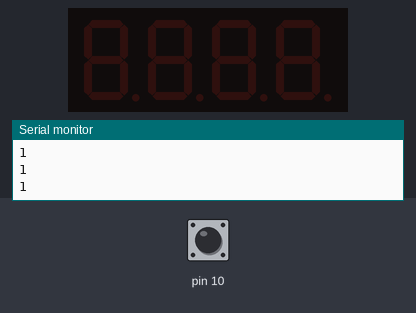
Bench run of a sketch on a simulated Arduino Uno, built with avr-gcc and run on an emulated ATmega328P. Shown: 4-digit seven-segment display, the last lines printed to the serial monitor. Inputs (shaded band) come from the test bench; at power-on: pin 10 HIGH.

Above: at 1.2 s.
1.3 s: pin 10 pulled LOW for 3.2 s
At 3.9 s:
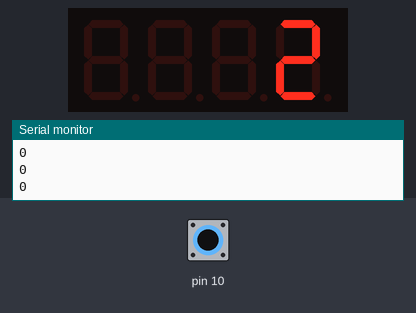
6.0 s: pin 10 pulled LOW for 0.15 s
At 6.8 s:
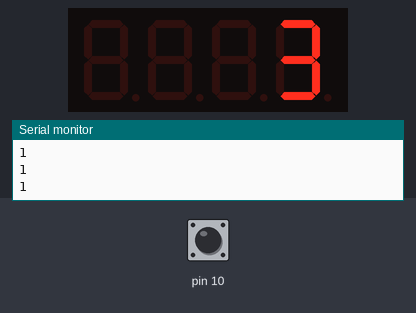
7.6 s: pin 10 pulled LOW for 1 s
At 9.2 s:
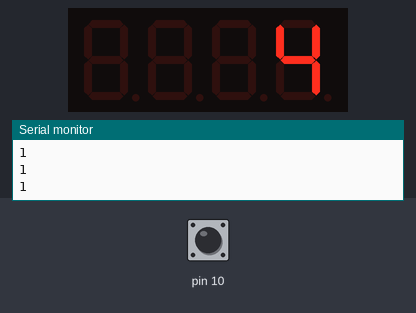
10.1 s: pin 10 pulled LOW for 1 s
At 11.5 s:
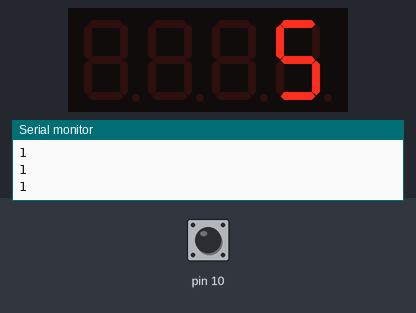
Timing chart, 0 to 13.1 s (numbered marks = the images above; inputs shaded):
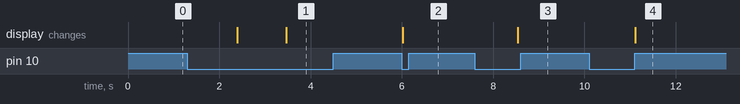

The sketch:

SimpleClicker.ino
```cpp
#include <Arduino.h>
#include <TM1637Display.h>

// Module connection pins (Digital Pins)
#define CLK 2
#define DIO 3

TM1637Display display(CLK, DIO);

int clickP1 = 0;
int clickP2 = 0;
int clickP3 = 0;
int clickP4 = 0;

int forwardP1 = 0;
int forwardP2 = 0;
int forwardP3 = 0;
int forwardP4 = 0;

void setup()
{
  pinMode(10, INPUT_PULLUP);
  Serial.begin(9600);
}

void loop()
{
  Serial.println(digitalRead(10));
  if (!digitalRead(10)) {
    if (clickP1 >= 5) {
       clickP1 = 0;
       forwardP1 += 1;
    }
    clickP1 += 1;
  }
  display.setBrightness(0x0f);
  display.showNumberDec(forwardP1, false, 4, 1);
}
```

Measured:
- after the input at 1.3 s, the display: first changes after 1.1 s (image 1 shows a later state)
- after the input at 6.0 s, the display: changes at once (image 2)
- after the input at 7.6 s, the display: changes after 0.94 s (image 3)
- after the input at 10.1 s, the display: changes after 1.0 s (image 4)
